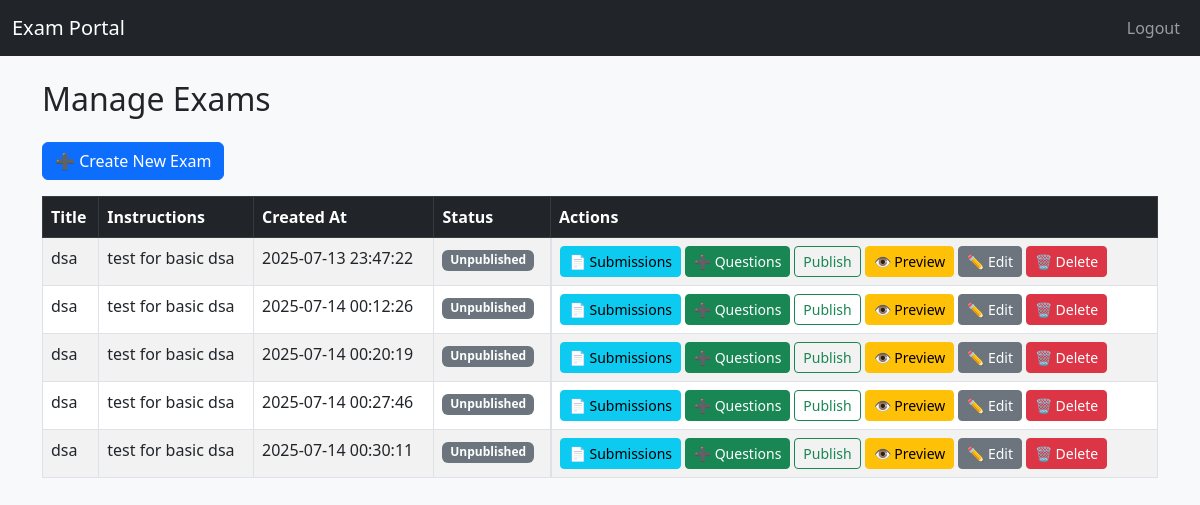
Screenshot of /teacher/exams (signed in) with the database file from the repository.
### tables this page shows
CREATE TABLE exams (
            id INTEGER PRIMARY KEY AUTOINCREMENT,
            title TEXT NOT NULL,
            instructions TEXT,
            created_by INTEGER NOT NULL,
            created_at TEXT NOT NULL,
            active INTEGER DEFAULT 0,
            FOREIGN KEY (created_by) REFERENCES users(id)
        );

### app/routes/teacher.py (the view)
@teacher.route("/teacher/exams")
@teacher_required
def manage_exams():
    exams = db.execute("SELECT * FROM exams WHERE created_by = :uid", uid=session["user_id"])
    return render_template("teacher/manage_exams.html", exams=exams)

### app/routes/teacher.py (called while the page is built)
def teacher_required(f):
    @wraps(f)
    def decorated_function(*args, **kwargs):
        if session.get("role") != "teacher":
            flash("Access denied. Teachers only.", "danger")
            return redirect(url_for("auth.login"))
        return f(*args, **kwargs)
    return decorated_function

### app/templates/teacher/manage_exams.html (shortened to what this page needs)
{% extends 'layout.html' %}
{% block content %}
<h2 class="mb-4">Manage Exams</h2>
<a href="{{ url_for('teacher.create_exam') }}" class="btn btn-primary mb-3">➕ Create New Exam</a>
{% if exams %}
<table class="table table-striped table-bordered">
    <thead class="table-dark">
        <tr>
            <th>Title</th>
            <th>Instructions</th>
            <th>Created At</th>
            <th>Status</th>
            <th>Actions</th>
        </tr>
    </thead>
    <tbody>
        {% for exam in exams %}
        <tr>
            <td>{{ exam.title }}</td>
            <td>{{ exam.instructions[:50] }}{% if exam.instructions|length > 50 %}...{% endif %}</td>
            <td>{{ exam.created_at[:19] }}</td>
            <td>
                {% if exam.active %}
                <span class="badge bg-success">Published</span>
                {% else %}
                <span class="badge bg-secondary">Unpublished</span>
                {% endif %}
            </td>
            <td class="d-flex gap-1">
                <a href="{{ url_for('teacher.view_submissions', exam_id=exam.id) }}" class="btn btn-sm btn-info">📄
                    Submissions</a>
                <a href="{{ url_for('teacher.add_question', exam_id=exam.id) }}" class="btn btn-sm btn-success">➕
                    Questions</a>
                <form action="{{ url_for('teacher.toggle_exam_status', exam_id=exam.id) }}" method="POST">
                    <button type="submit" class="btn btn-sm btn-outline-{{ 'danger' if exam.active else 'success' }}">
                        {{ 'Unpublish' if exam.active else 'Publish' }}
                    </button>
                </form>
                <a href="{{ url_for('teacher.preview_exam', exam_id=exam.id) }}" class="btn btn-sm btn-warning">👁️
                    Preview</a>
                <a href="{{ url_for('teacher.edit_exam', exam_id=exam.id) }}" class="btn btn-sm btn-secondary">✏️
                    Edit</a>
                <form action="{{ url_for('teacher.delete_exam', exam_id=exam.id) }}" method="POST" class="d-inline">
                    <button type="submit" class="btn btn-sm btn-danger"
                        onclick="return confirm('Are you sure you want to delete this exam?')">
                        🗑️ Delete
                    </button>
                </form>
            </td>
        </tr>
        {% endfor %}
    </tbody>
</table>
{% else %}
<div class="alert alert-info">No exams created yet.</div>
{% endif %}
{% endblock %}

### rows the page displays
exams: title "dsa", instructions "test for basic dsa", created_at "2025-07-13 23:47:22", shows "Unpublished", active "Publish"
exams: title "dsa", instructions "test for basic dsa", created_at "2025-07-14 00:12:26", shows "Unpublished", active "Publish"
exams: title "dsa", instructions "test for basic dsa", created_at "2025-07-14 00:20:19", shows "Unpublished", active "Publish"
exams: title "dsa", instructions "test for basic dsa", created_at "2025-07-14 00:27:46", shows "Unpublished", active "Publish"
exams: title "dsa", instructions "test for basic dsa", created_at "2025-07-14 00:30:11", shows "Unpublished", active "Publish"
